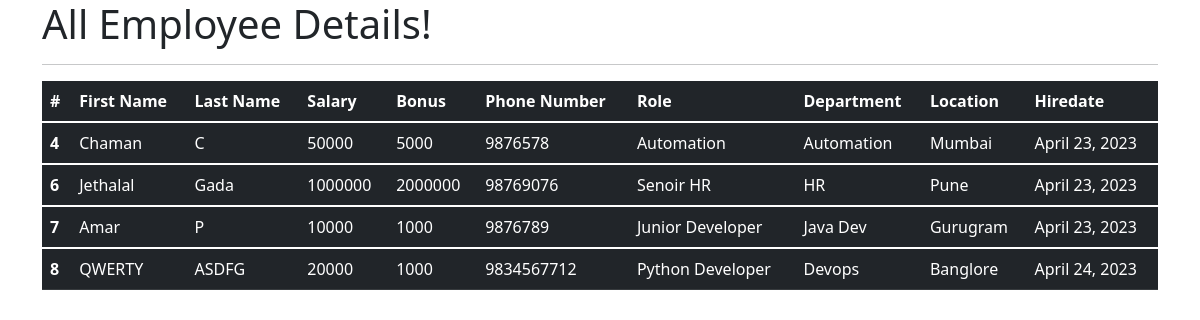
The app's page /all_emp with its own data.
### emp_app/models.py (models this page shows, shortened)
class Employee(models.Model):
    first_name = models.CharField(max_length=100, null=False)
    last_name = models.CharField(max_length=100)
    dept = models.ForeignKey(Department, on_delete=models.CASCADE)
    salary = models.IntegerField(default=0)
    bonus = models.IntegerField(default=0)
    role = models.ForeignKey(Role, on_delete=models.CASCADE)
    phone = models.IntegerField(default=0)
    hire_date = models.DateField()
    def __str__(self):
        return "%s %s %s" %(self.first_name, self.last_name, self.phone)

class Role(models.Model):
    name = models.CharField(max_length=100, null=False)

class Department(models.Model):
    name = models.CharField(max_length=100,null=False)
    location = models.CharField(max_length=100)

### emp_app/views.py (the view)
# urls.py: path('all_emp',views.all_emp, name="all_emp"),
def all_emp(request):
    emps = Employee.objects.all()
    context = {
        'emps': emps
    }
    print(context)
    return render(request, 'all_emp.html', context)

### emp_app/templates/all_emp.html (shortened to what this page needs)
<!DOCTYPE html>
<html lang="en">
<head>
  <link href="https://cdn.jsdelivr.net/npm/bootstrap@5.1.3/dist/css/bootstrap.min.css" rel="stylesheet">
</head>
  <body>
  <div class="container">
          <h1>All Employee Details!</h1>
      <hr>
     <table class="table table-dark">
  <thead>
    <tr>
      <th scope="col">#</th>
      <th scope="col">First Name</th>
      <th scope="col">Last Name</th>
      <th scope="col">Salary</th>
      <th scope="col">Bonus</th>
      <th scope="col">Phone Number</th>
      <th scope="col">Role</th>
      <th scope="col">Department</th>
      <th scope="col">Location</th>
      <th scope="col">Hiredate</th>
    </tr>
  </thead>
         {% for emp in emps %}
  <tbody>
    <tr>
      <th scope="row">{{emp.id}}</th>
      <td>{{emp.first_name}}</td>
      <td>{{emp.last_name}}</td>
      <td>{{emp.salary}}</td>
      <td>{{emp.bonus}}</td>
      <td>{{emp.phone}}</td>
      <td>{{emp.role.name}}</td>
      <td>{{emp.dept.name}}</td>
      <td>{{emp.dept.location}}</td>
      <td>{{emp.hire_date}}</td>
    </tr>
  </tbody>
         {% endfor %}
</table>
  </div>
  </body>
</html>

### records on screen
Employee: id "4", first_name "Chaman", last_name "C", salary "50000", bonus "5000", phone "9876578", role.name "Automation", dept.name "Automation", dept.location "Mumbai", hire_date "April 23, 2023"
Employee: id "6", first_name "Jethalal", last_name "Gada", salary "1000000", bonus "2000000", phone "98769076", role.name "Senoir HR", dept.name "HR", dept.location "Pune", hire_date "April 23, 2023"
Employee: id "7", first_name "Amar", last_name "P", salary "10000", bonus "1000", phone "9876789", role.name "Junior Developer", dept.name "Java Dev", dept.location "Gurugram", hire_date "April 23, 2023"
Employee: id "8", first_name "QWERTY", last_name "ASDFG", salary "20000", bonus "1000", phone "9834567712", role.name "Python Developer", dept.name "Devops", dept.location "Banglore", hire_date "April 24, 2023"
